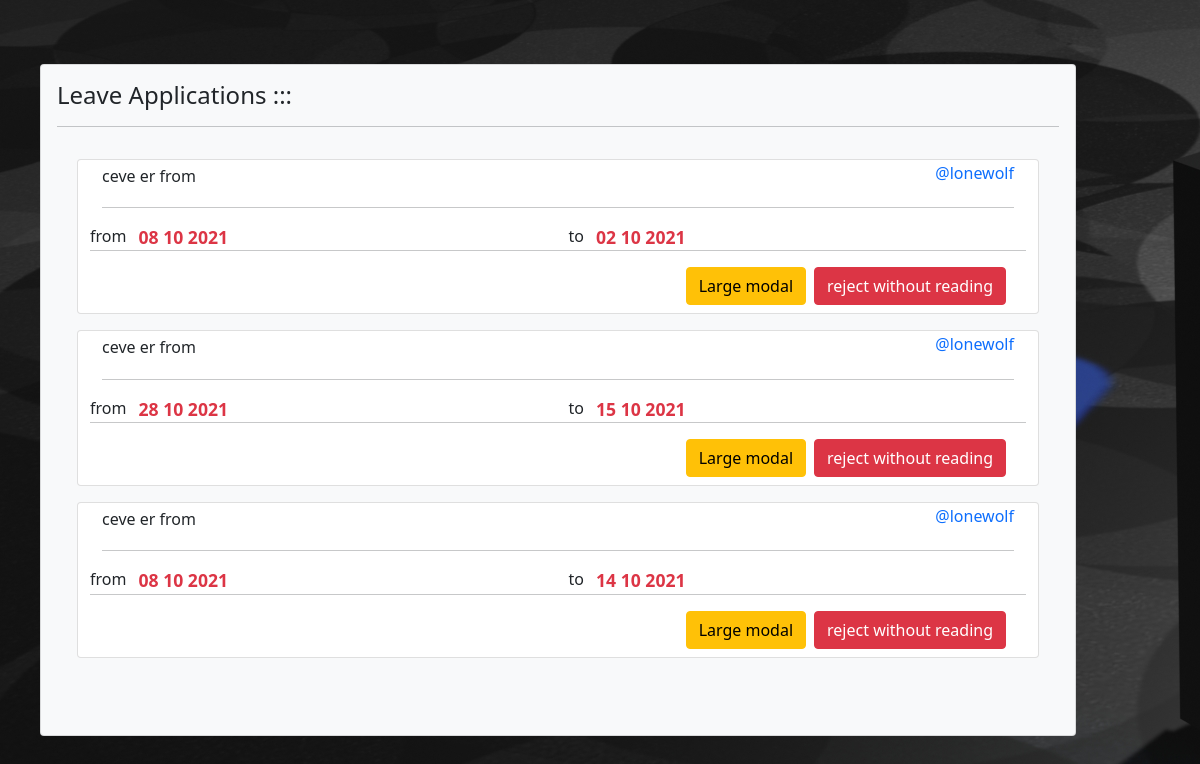
Before: /commander-dashboard (signed in) with the older database file.
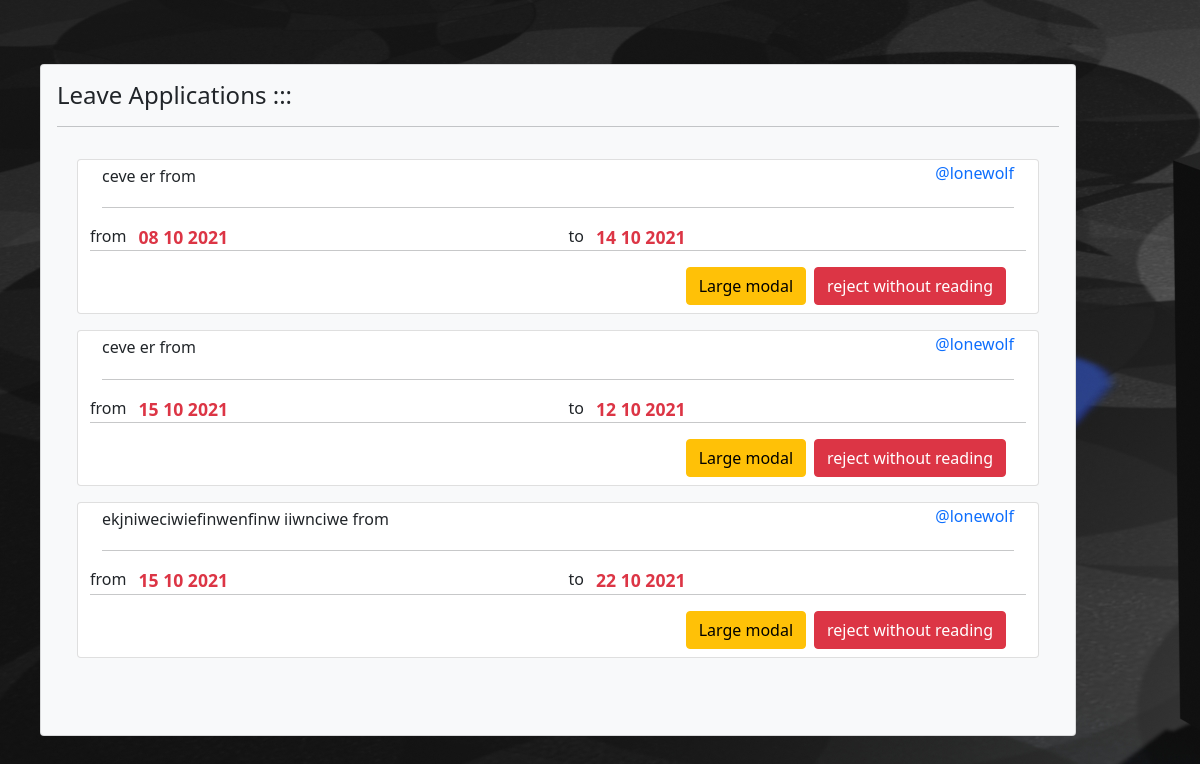
After: the same page with the newer database file.
### app.py (models this page shows, shortened)
class Leave(db.Model):
    __tablename__= 'Leave'
    id = db.Column(db.Integer, primary_key=True)
    userId = relationship("User", back_populates="leavesApplied")
    user = db.Column(db.Integer, ForeignKey('User.id'))
    abstract = db.Column(db.String(65), nullable=False)
    fromDate = db.Column(db.DateTime, nullable=False, default=datetime.utcnow)
    toDate = db.Column(db.DateTime, nullable=False, default=datetime.utcnow)
    summary = db.Column(db.String(65), nullable=False, default='Plz Understand... 😭')
    leaveAccepted = db.Column(db.Boolean(), server_default="0")
    leaveRejected = db.Column(db.Boolean(), server_default="0")

class User(db.Model, UserMixin):
    __tablename__= 'User'
    id = db.Column(db.Integer, primary_key=True)
    username = db.Column(db.String(16), unique=True, nullable=False)
    first_name = db.Column(db.String(20), nullable=False)
    last_name = db.Column(db.String(16), nullable=False)
    email = db.Column(db.String(60), nullable=True)
    isAdmin = db.Column(db.Boolean(), nullable=False, server_default="0")
    appliedForLeave = db.Column(db.Boolean(), nullable=False, server_default="0")
    leavesApplied = relationship("Leave", back_populates="userId", cascade="all, delete",
        passive_deletes=True)
    password = db.Column(db.String(100), nullable=False)
    def __repr__(self) -> str:
        return f"{self.username}"

### app.py (the view)
@app.route("/commander-dashboard")
@login_required
def admin_dashboard() -> render_template:
    gather_leaves = LeaveHandeler(current_user)
    collection = gather_leaves.gather_pending_leaves_admin()
    return render_template("admin_dashboard.html", collection=collection)

### app.py (called while the page is built)
@login_manager.user_loader
def load_user(user_id):
    return User.query.get(int(user_id))

    def gather_pending_leaves_admin(self):
        gather = Leave().query.filter_by(leaveAccepted=0).filter_by(leaveRejected=0)
        return gather

### templates/admin_dashboard.html (shortened to what this page needs)
<!DOCTYPE html>
<html lang="en">
<head>
    <link href="static/assets/bootstrap.min.css" rel="stylesheet">
</head>
<body class="container row ">
    <div class="col-md container mt-5">
        <div class="card bg-light mx-3 my-3 px-3 py-3 formfill" style="height: 42rem;overflow-y: scroll;">
            <h4>Leave Applications :::
                <hr>
            </h4>
            {% for leaves in collection %}
            <div class="card-secondary mx-1 my-1 px-3 py-1 d-flex ">
                <div class="container card">
                    <div class="mt-1">{{leaves.abstract| truncate(30) }} from <span class="text-primary float-end h6">
                            {{leaves.userId}}</span></div>
                    <hr>
                    <div class="row">
                        from <span class="col mx-0"><b class="text-danger "
                                style="font-size: 110%;">{{leaves.fromDate.strftime('%d %m %Y')}}</b></span>
                        to <span class="col mx-0"><b class="text-danger "
                                style="font-size: 110%;">{{leaves.toDate.strftime('%d %m %Y')}}</b></span>
                        <hr>
                        <div class="d-flex justify-content-end mb-2">
                            <button type="button" class="btn btn-warning" data-bs-toggle="modal"
                                data-bs-target="#bd-example-modal-lg{{leaves.Id}}">Large modal</button>
                            <a href="../commander-reject/{{leaves.id}}" class="btn btn-danger mx-2">reject without
                                reading</a>
                        </div>
                    </div>
                </div>
            </div>
            {% endfor %}
        </div>
    </div>
</body>
</html>

### templates/admin_dashboard.html (style rules this page uses)
body { background: url("/static/images/wallpaper.jpg") no-repeat fixed; }
.formfill { -ms-overflow-style: none; scrollbar-width: none; }

Changed rows visible on the page:
no longer on this page (row edited): Leave: abstract "ceve er", userId "@lonewolf", fromDate "08 10 2021", toDate "02 10 2021"
no longer on this page (row edited): Leave: abstract "ceve er", userId "@lonewolf", fromDate "28 10 2021", toDate "15 10 2021"
added Leave: abstract "ceve er", userId "@lonewolf", fromDate "15 10 2021", toDate "12 10 2021"
added Leave: abstract "ekjniweciwiefinwenfinw iiwnciwe", userId "@lonewolf", fromDate "15 10 2021", toDate "22 10 2021"
